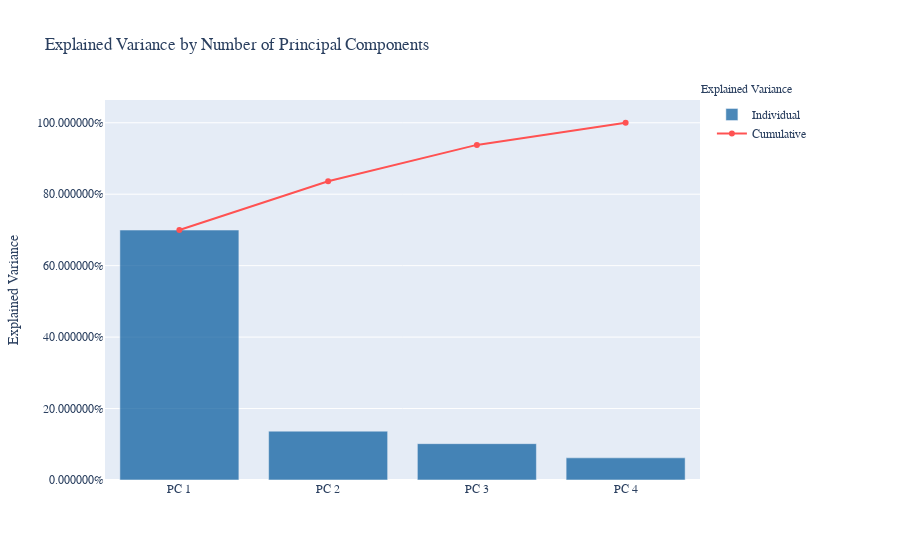

The notebook cell this image was saved under:
### Code cell
#Bar plot 
p1 = dict(
    type='bar',
    x=['PC %s' %i for i in range(1,6)],
    y=exp_variance,
    opacity=0.7, 
    marker=dict(color='rgb(1, 87, 155)'),
    name='Individual'
)

# Scatter plot
p2 = dict(
    type='scatter',
    x=['PC %s' %i for i in range(1,6)], 
    y=cum_exp_variance,
    marker=dict(color='rgb(255, 82, 82)'),
    name='Cumulative'
)

data = [p1, p2]

layout=dict(
    title='Explained Variance by Number of Principal Components',
    yaxis=dict(
        title='Explained Variance',
        tickformat="%",
        hoverformat = '.1%'),
    margin = dict(r = 200),
    font=dict(family='Courier New, monospace',
                            color='dark gray'),
    annotations=list([
        dict(x=1.16,
             y=1.05,
             xref='paper',
             yref='paper',
             text='Explained Variance',
             showarrow=False,
        )
    ])
)

fig = dict(data=data, layout=layout)

# Plot it
py.offline.iplot(fig)

### Figure 1 — Plotly figure (JSON) as saved in the notebook; plotly's stock layout.template omitted (floating-point values rounded to 4 significant figures)
{"data": [{"marker": {"color": "rgb(1, 87, 155)"}, "name": "Individual", "opacity": 0.7, "type": "bar", "x": ["PC 1", "PC 2", "PC 3", "PC 4", "PC 5"], "y": [0.6996, 0.1367, 0.1017, 0.06201]}, {"marker": {"color": "rgb(255, 82, 82)"}, "name": "Cumulative", "type": "scatter", "x": ["PC 1", "PC 2", "PC 3", "PC 4", "PC 5"], "y": [0.6996, 0.8363, 0.938, 1.0]}], "layout": {"annotations": [{"showarrow": false, "text": "Explained Variance", "x": 1.16, "xref": "paper", "y": 1.05, "yref": "paper"}], "font": {"color": "dark gray", "family": "Courier New, monospace"}, "margin": {"r": 200}, "title": {"text": "Explained Variance by Number of Principal Components"}, "yaxis": {"hoverformat": ".1%", "tickformat": "%", "title": {"text": "Explained Variance"}}}}
